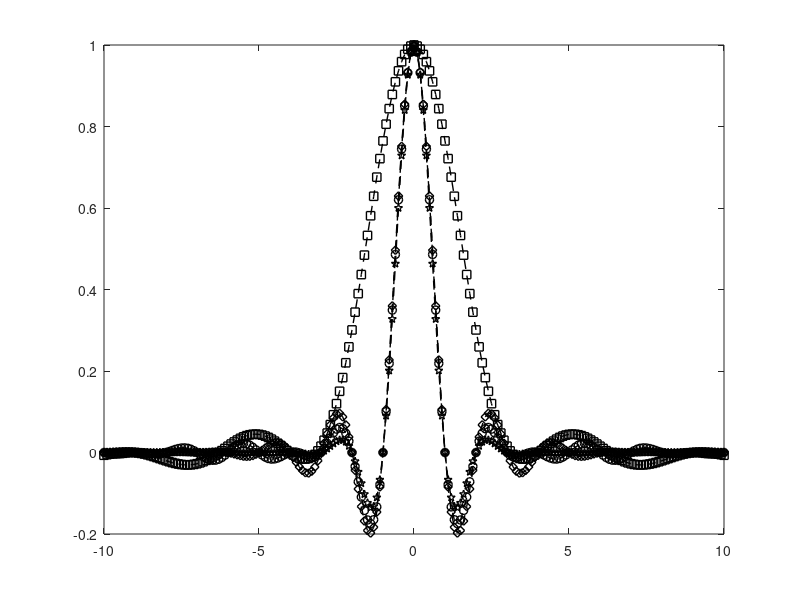

This figure's MATLAB source: (Note: this script raises an error after producing the figure.)

%%%%%%%%%%%%%%%%%%%%%%%%%%%%%%%%%%%%%%%%%%%%%
% Script for plotting the time domain and frequency domain representation
% of raised cosine filters for various values of alpha
%%%%%%%%%%%%%%%%%%%%%%%%%%%%%%%%%%%%%%%%%%%%%%
clear all
fs =10;
NFFT=1024;
FPulse=[-NFFT/2:NFFT/2-1]/NFFT;
alpha = 0.22;
%--------------------------------------------------------------------------
%--------------------------------------------------------------------------
%defining the RC filter
sincNum = sin(pi*[-fs:1/fs:fs]); % numerator of the sinc function
sincDen = (pi*[-fs:1/fs:fs]); % denominator of the sinc function
sincDenZero = find(abs(sincDen) < 10^-10);
sincOp = sincNum./sincDen;
sincOp(sincDenZero) = 1; % sin(pix/(pix) =1 for x =0

cosNum = cos(alpha*pi*[-fs:1/fs:fs]);
cosDen = (1-(2*alpha*[-fs:1/fs:fs]).^2);
cosDenZero = find(abs(cosDen)<10^-10);
cosOp = cosNum./cosDen;
cosOp(cosDenZero) = pi/4;

RC_Filter = sincOp.*cosOp;
RC_Filter_Spectrum = (abs((fft(RC_Filter,NFFT))/fs));
RC_Filter_Spectrum_dB = 20*log10((fft(RC_Filter,1024))/fs);
%--------------------------------------------------------------------------
%--------------------------------------------------------------------------
%LINEAR COMBINATION PULSE
%alpha*PLP(n=1) +(1-alpha)RC
constante=1.7; %alpha

Exp1_Num=((1-constante)*sin(pi*[-fs:1/fs:fs]).*cos(pi*alpha*[-fs:1/fs:fs])); %RC
Exp1_Den=pi*[-fs:1/fs:fs].*(1-(2*alpha*[-fs:1/fs:fs]).^2);
Exp1DenZero=find(abs(Exp1_Den) < 10^-10);
Exp1_Total=Exp1_Num./Exp1_Den;
Exp1_Total(Exp1DenZero)=0;

Exp2_Num=constante*sin(pi*[-fs:1/fs:fs]).*sin(pi*alpha*[-fs:1/fs:fs]); %PLP
Exp2_Den=pi^2*alpha*[-fs:1/fs:fs].^2;
Exp2DenZero=find(abs(Exp2_Den) < 10^-10);
Exp2_Total=Exp2_Num./Exp2_Den;
Exp2_Total(Exp2DenZero)=1;

Linear_Combination_Pulse_PLP=(Exp1_Total+Exp2_Total);
Linear_Combination_Pulse_PLP_Spectrum=(abs((fft(Linear_Combination_Pulse_PLP,NFFT))/fs));
Linear_Combination_Pulse_PLP_Spectrum_dB = 20*log10((fft(Linear_Combination_Pulse_PLP,1024))/fs);



%EXPONENTIAL LINEAR PULSE
constante=1; %alpha
beta = 0.1; %Beta


Exp2_2_Num=constante*sin(pi*[-fs:1/fs:fs]).*sin(pi*alpha*[-fs:1/fs:fs]); %PLP
Exp2_2_Den=pi^2*alpha*[-fs:1/fs:fs].^2;
Exp2_2DenZero=find(abs(Exp2_2_Den) < 10^-10);
Exp2_2_Total=Exp2_2_Num./Exp2_Den;
Exp2_Total(Exp2_2DenZero)=1;

Exp3 = exp(-pi*(beta/2)*[-fs:1/fs:fs].^2);

Exp3_Zero=find(abs(Exp3) < 10^-10);
Exp3(Exp3_Zero) = 1;

Exponential_Linear_Pulse=( Exp3.*Exp2_2_Total);
Exponential_Linear_Pulse(isnan(Exponential_Linear_Pulse))=1;
Exponential_Linear_Pulse_Spectrum=(abs((fft(Linear_Combination_Pulse_PLP,NFFT))/fs));
Exponential_Linear_Pulse_Spectrum_dB = 20*log10((fft(Linear_Combination_Pulse_PLP,1024))/fs);




%BETTER THAN RAISED COSINE PULSE

beta2 = (pi * alpha) / log(2);

% Calculate the sinc expression
sinc_BTRC_num = sin([-fs:1/fs:fs]);
sinc_BTRC_den = [-fs:1/fs:fs];
sinc_BTRC_tot = sinc_BTRC_num./sinc_BTRC_den;
sinc_BTRC_tot_zero=find(abs(sinc_BTRC_tot) < 10^-10);

% Calculate the second expression for BTRC
numerador_second_BTRC = (2 * beta2 * [-fs:1/fs:fs]) .* sin(pi * alpha * [-fs:1/fs:fs]);
numerador_second_BTRC = numerador_second_BTRC + (2 .* cos(pi * alpha * [-fs:1/fs:fs]) - 1);

% Never 0
denominador_second_BTRC = (beta2 * [-fs:1/fs:fs]).^2 + 1;

% Get the BTRC Pulse
BTRC = ((sinc_BTRC_tot .* numerador_second_BTRC) ./ denominador_second_BTRC);
%BTRC = arrayfun(@(x) BTRC(x,alpha),[-fs:1/fs:fs]);
BTRC(isnan(BTRC))=1;
BTRC(sinc_BTRC_tot_zero) = (numerador_second_BTRC(sinc_BTRC_tot_zero) / denominador_second_BTRC(sinc_BTRC_tot_zero));

BTRC_Pulse_Spectrum=(abs((fft(BTRC,NFFT))/fs));
BTRC_Pulse_Spectrum_dB = 20*log10((fft(BTRC,1024))/fs);



%--------------------------------------------------------------------------
%--------------------------------------------------------------------------
%Respuesta al Impulso
close all
figure(1)
plot([-fs:1/fs:fs],[RC_Filter],'--kd','LineWidth',1)
hold on
plot([-fs:1/fs:fs],[Linear_Combination_Pulse_PLP],'--ko','LineWidth',1)
hold on
plot([-fs:1/fs:fs],[BTRC],'--ks','LineWidth',1)
hold on
plot([-fs:1/fs:fs],[Exponential_Linear_Pulse],'--kp','LineWidth',1)
hold on

title('Impulse Response for ISI-Free Pulses with alpha='+string(alpha),'LineWidth',.1);
legend('RC', 'Linear Combination Pulse', 'BTRC', 'Exponential Linear Pulse');
axis([0 3 -.2 1.1])
hold all

grid on
xlabel('Time, t/T')
ylabel('Amplitude, h(t)')
%--------------------------------------------------------------------------
%--------------------------------------------------------------------------
%Respuesta en Frecuencia
figure(2)
plot(FPulse*2*fs, fftshift(RC_Filter_Spectrum),'--kd','LineWidth',1);
hold on
plot(FPulse*fs*2, fftshift(Linear_Combination_Pulse_PLP_Spectrum),'--ko','LineWidth',1);
hold on
plot(FPulse*fs*2, fftshift(BTRC_Pulse_Spectrum),'--ks','LineWidth',1);
hold on
plot(FPulse*fs*2, fftshift(Exponential_Linear_Pulse_Spectrum),'--kp','LineWidth',1);
hold on
title('Frequency Response for ISI-Free Pulses with alpha='+string(alpha),'LineWidth',.1);
legend('RC', 'Linear Combination Pulse', 'BTRC', 'Exponential Linear Pulse');
axis([-1.6 1.6 0 1])

grid on
xlabel('f/B')
ylabel('H(f)/T')
%--------------------------------------------------------------------------
%--------------------------------------------------------------------------
% %Spectral Magnitude
% figure(3)
% plot(FPulse*2*fs, fftshift(RC_Filter_Spectrum_dB),'--kd','LineWidth',1);
% hold on
% plot(FPulse*fs*2, fftshift(Linear_Combination_Pulse_PLP_Spectrum_dB),'--ko','LineWidth',1);
% hold on
% 
% legend('RC','Linear Combination Pulse');
% 
% 
% grid on
% xlabel('f/B')
% ylabel('dB')
%--------------------------------------------------------------------------
%-------------------------------------------------------------------------
% Welch spectral estimator.
%RAISED COSINE
% figure(4)
% Fs=10;
% h = spectrum.welch('Hamming') ;    %Create a Welch spectral estimator using a Hamming Window
% Hpsd_RC = psd(h,RC_Filter,'Fs',Fs','CenterDC',true);   %Calculate the PSD 
% normalizefreq(Hpsd_RC); 
% plot (Hpsd_RC)
% hold on
% grid on
% legend('Raised Cosine Pulse');
% 
% figure(5)
% %Linear Combination Pulse
% h = spectrum.welch('Hamming');   %Create a Welch spectral estimator using a Hamming Window
% Hpsd_Linear_Combination_Pulse_PLP = psd(h,Linear_Combination_Pulse_PLP,'Fs',Fs','CenterDC',true);  %Calculate the PSD 
% normalizefreq(Hpsd_Linear_Combination_Pulse_PLP); 
% plot(Hpsd_Linear_Combination_Pulse_PLP)
% hold on
% grid on
% legend('Linear Combination Pulse');
